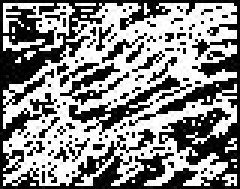
#> input picture processedImages/part_0_13_processed.jpeg, 80 x 63 px (shown 3 times larger)
$ python finalImage.py
#> lines starting #> are read from the running program, lines starting #| are printed output that depends on the picture
import os
from PIL import Image, ImageEnhance, ImageFilter

# Carpeta de entrada con las 256 imágenes (fragmentos)
input_folder = "../processedImages"
# Ruta de salida para la imagen final postprocesada
output_path = "../final_image.jpeg"

# Recopilar archivos que sigan el patrón "part_<fila>_<columna>_processed.jpeg"
files = [f for f in os.listdir(input_folder) if f.endswith("_processed.jpeg")]

# Lista para almacenar (fila, columna, nombre de archivo)
parts = []
for f in files:
    try:
        base, _ = os.path.splitext(f)
        # Se espera un nombre en el formato: part_<fila>_<columna>_processed
        tokens = base.split("_")
        # tokens = ["part", fila, columna, "processed"]
        row = int(tokens[1])
        col = int(tokens[2])
        parts.append((row, col, f))
    except Exception as e:
        print(f"Se omite el archivo {f}: {e}")

if not parts:
    print("No se encontraron imágenes con el patrón esperado.")
    exit(1)

# Determinar la cantidad de filas y columnas a partir de los índices máximos
max_row = max(p[0] for p in parts)
max_col = max(p[1] for p in parts)
grid_rows = max_row + 1
grid_cols = max_col + 1

# Cargar una imagen de muestra para obtener el tamaño de cada parte
sample_path = os.path.join(input_folder, parts[0][2])
sample_img = Image.open(sample_path)
#> sample_img is the input picture: PIL image 80x63 L; min 0, max 255, mean 135.6
part_width, part_height = sample_img.size
#> part_width = 80; part_height = 63

# Crear una imagen nueva del tamaño total
total_width = grid_cols * part_width
#> total_width = 1120
total_height = grid_rows * part_height
#> total_height = 63
final_img = Image.new("L", (total_width, total_height))
#> final_img: PIL image 1120x63 L; every value is 0

# Pegar cada fragmento en su posición correcta
for row, col, filename in parts:
    img_path = os.path.join(input_folder, filename)
    part_img = Image.open(img_path)
    final_img.paste(part_img, (col * part_width, row * part_height))
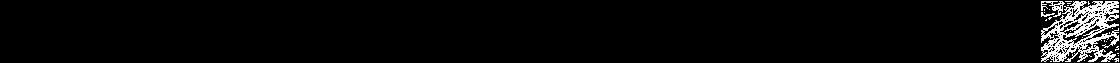
#> final_img: PIL image 1120x63 L; min 0, max 255, mean 9.7
#> pass 2 of the loop `for row, col, filename in parts:`:
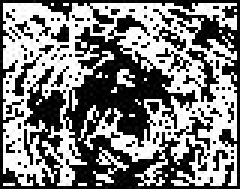
#> input picture processedImages/part_0_5_processed.jpeg, 80 x 63 px (shown 3 times larger)
#> part_img is the input picture: PIL image 80x63 L; min 0, max 255, mean 126.1
#> `final_img.paste(part_img, (col * part_width, row * part_height))`:
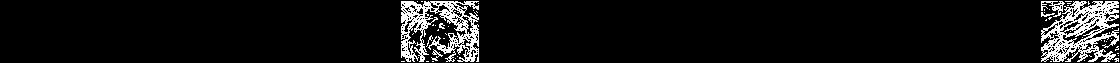
#> final_img: PIL image 1120x63 L; min 0, max 255, mean 18.7
#> pass 3 of the loop `for row, col, filename in parts:`:
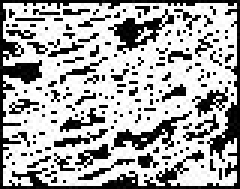
#> input picture processedImages/part_0_7_processed.jpeg, 80 x 63 px (shown 3 times larger)
#> part_img is the input picture: PIL image 80x63 L; min 0, max 255, mean 167.8
#> `final_img.paste(part_img, (col * part_width, row * part_height))`:
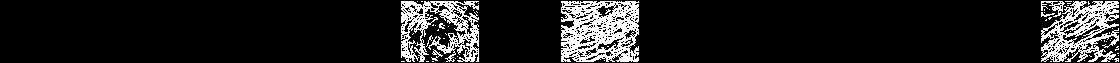
#> final_img: PIL image 1120x63 L; min 0, max 255, mean 30.7

# --- Postprocesado ---
# 1. Upscaling para mejorar la resolución (se utiliza LANCZOS para alta calidad)
scale_factor = 2  # Puedes ajustar el factor de escalado
upscaled = final_img.resize((final_img.width * scale_factor, final_img.height * scale_factor), Image.LANCZOS)
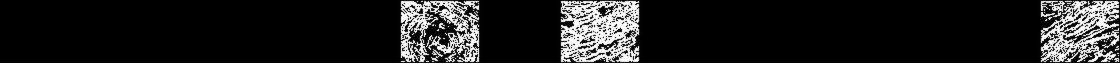
#> upscaled: PIL image 2240x126 L (shown at 1/2 size); min 0, max 255, mean 30.3

# 2. Mejorar contraste
enhancer = ImageEnhance.Contrast(upscaled)
upscaled = enhancer.enhance(1.2)  # Aumenta el contraste (ajusta según sea necesario)

# 3. Aplicar filtro de nitidez
upscaled = upscaled.filter(ImageFilter.SHARPEN)
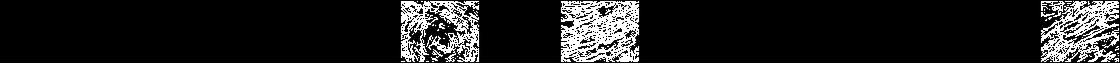
#> upscaled: PIL image 2240x126 L (shown at 1/2 size); min 0, max 255, mean 31.6

# Guardar la imagen final postprocesada
upscaled.save(output_path, "JPEG")
print("Imagen final guardada en:", output_path)
